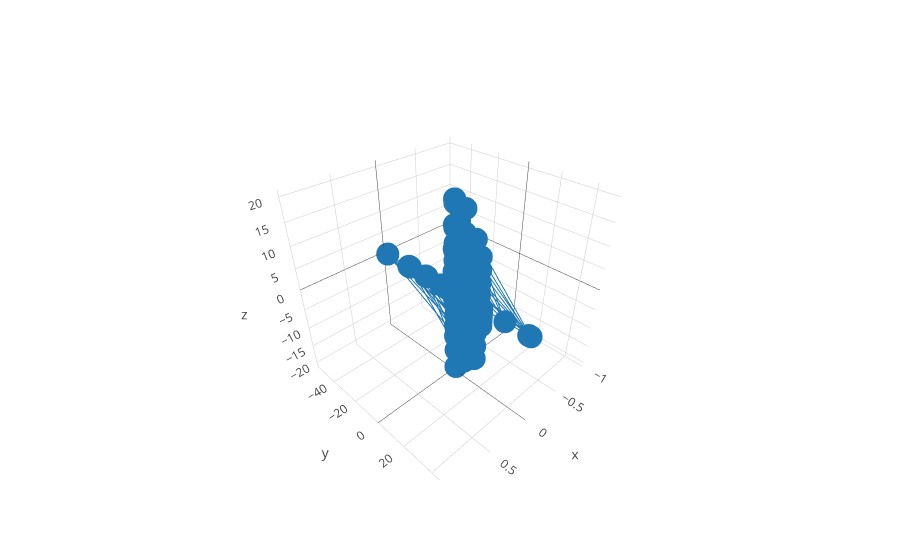

Notebook code cell kept with this figure:
### Code cell
#create an animated plane wave
frames = []
waves *= 2
for i in range(len(xData) // waves):
    frames.append( frame( xData[0:i*waves], yData[0:i*waves], zData[0:i*waves]) )

figure = {
    "frames" : frames, 
    "data": [
        {
            "type" : "scatter3d",
            "connectgaps":False,
            "x":[0],
            "y":[0],
            "z":[0]
        }
    ]
}

iplot(figure)

### Figure 1 — Plotly figure (JSON) as saved in the notebook; plotly's stock layout.template omitted (floating-point values rounded to 4 significant figures; data arrays with more than 128 entries replaced by an {"elided": "..."} marker saying what was removed)
{"data": [{"connectgaps": false, "type": "scatter3d", "uid": "49713989-185f-42c3-bb3d-1b8a92373652", "x": {"elided": "220 int values"}, "y": {"elided": "220 float values"}, "z": {"elided": "220 float values"}}], "layout": {"autosize": true, "scene": {"aspectmode": "auto", "aspectratio": {"x": 1, "y": 1, "z": 1}, "camera": {"center": {"x": 0, "y": 0, "z": 0}, "eye": {"x": 1.25, "y": 1.25, "z": 1.25}, "projection": {"type": "perspective"}, "up": {"x": 0, "y": 0, "z": 1}}}}}
